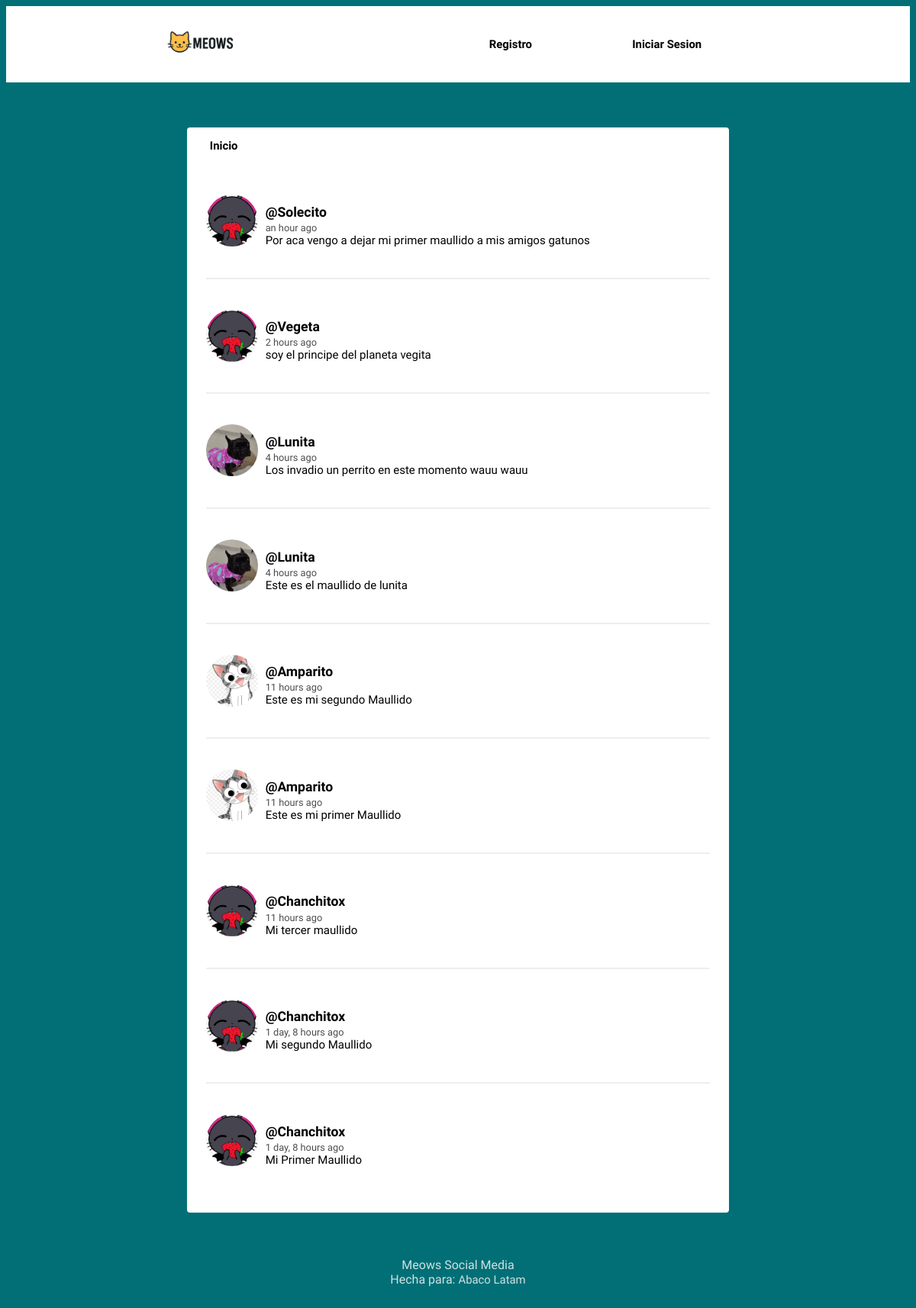
The page / on the database its author committed.
### meowApp/models.py (models this page shows, shortened)
class Post(models.Model):
    user = models.ForeignKey(User, on_delete=models.CASCADE, related_name='posts')
    timestamp = models.DateTimeField(default=timezone.now)
    content = models.CharField(max_length=140)
    class Meta:
        ordering = ['-timestamp']

class Profile(models.Model):
    user = models.OneToOneField(User, on_delete=models.CASCADE)
    image = models.ImageField(default='evilcat.png')

### meowApp/views.py (the view)
def feed(request):
    posts = Post.objects.all()
    context = { 'posts': posts }
    return render(request, 'social/feed.html', context)

### meowApp/templates/social/feed.html (shortened to what this page needs)
{% extends 'social/layout.html' %}
{% load humanize %}
{% block content %}
{% for post in posts %}
<article>
    <div class="container-article">
        <img src="{{ post.user.profile.image.url }}">
        <div>
            <h2 class="username"><a href="{% url 'profile' post.user.username %}">@{{ post.user.username }}</a></h2>
            <time data-time="#">{{ post.timestamp|naturaltime }}</time>
            <div class="post">{{ post.content }}</div>
        </div>
    </div>
</article>
{% endfor %}
{% endblock %}

### meowApp/templates/social/layout.html (shortened to what this page needs)
<!DOCTYPE html>
{% load static %}
<html>
<head>
		<link rel="stylesheet" type="text/css" href="{% static 'style.css' %}">
</head>
<body>
	<header class="main-head">
		<nav class="main">
			<a href="{% url 'feed' %}">
				<img style="width: 30%;" src="{% static 'meows.png' %}">
			</a></img>
			<ul>
				{% if request.user.is_authenticated %}
					<li>
						<form action="{% url 'logout' %}" method="post">
							{% csrf_token %}
							<button type="submit">Cerrar Sesión</button>
						</form>
					</li>
				{% else %}
					<li><a href="{% url 'register' %}"><b>Registro</b></a></li>
					<li><a href="{% url 'login' %}"><b>Iniciar Sesion</b></a></li>
				{% endif %}
			</ul>
		</nav>
	</header>
	<div class="main">
		<nav class="second-nav">
				<a class="feed" href="{% url 'feed' %}"><b>Inicio</b></a>
		</nav>
		{% block content %}
		{% endblock content %}
	</div>
	<footer>
		<div class="row">
			<p>Meows Social Media<br>Hecha para: <a href="https://abacolatam.com/#/">Abaco Latam</a></p>
		</div>
	</footer>
</body>
</html>

### meowApp/static/style.css (style rules this page uses)
body { background: #026f76; font-size: 62.5%; font-family: 'Varela Round', Helvetica, Arial, serif; }
p { font-size: 1rem; }
img { object-fit: cover; }
.main-head { background: white; color: black; }
nav.main { min-height: 7vh; display: flex; width: 65%; margin: auto; align-items: center; padding: 0rem; }
nav.main ul { display: flex; flex: 1 1 40rem; justify-content: space-around; align-items: center; list-style: none; }
a { font-size: .93rem; text-decoration: none; color: black; }
.main { background: white; width: 60%; margin: 5% auto; border-radius: 4px; padding-bottom: 20px; }
.second-nav { display: flex; padding: 15px 30px; }
.second-nav .feed { flex: 1 1 30px; }
article { width: 93%; margin: auto; padding: 40px 0; border-bottom: 2px solid #ECEEEF; }
.username { margin-bottom: .2rem; }
.username a { font-size: 1.1rem; }
.container-article { display: flex; }
.container-article img { height: 68px; width: 68px; margin-right: 10px; border-radius: 50%; }
article:last-child { border-bottom: 0; }
time { font-size: .8rem; opacity: .7; }
.post { font-size: .94rem; }
footer { color: white; text-align: center; font-size: .875em; margin: 40px 0; }
footer p { opacity: .8; }
footer p a { color: white; }

### rows shown on the page
Post: user.profile.image (picture), user.username "Solecito", timestamp "an hour ago", content "Por aca vengo a dejar mi primer maullido a mis amigos gatunos"
Post: user.profile.image (picture), user.username "Vegeta", timestamp "2 hours ago", content "soy el principe del planeta vegita"
Post: user.profile.image (picture), user.username "Lunita", timestamp "4 hours ago", content "Los invadio un perrito en este momento wauu wauu"
Post: user.profile.image (picture), user.username "Lunita", timestamp "4 hours ago", content "Este es el maullido de lunita"
Post: user.profile.image (picture), user.username "Amparito", timestamp "11 hours ago", content "Este es mi segundo Maullido"
Post: user.profile.image (picture), user.username "Amparito", timestamp "11 hours ago", content "Este es mi primer Maullido"
Post: user.profile.image (picture), user.username "Chanchitox", timestamp "11 hours ago", content "Mi tercer maullido"
Post: user.profile.image (picture), user.username "Chanchitox", timestamp "1 day, 8 hours ago", content "Mi segundo Maullido"
Post: user.profile.image (picture), user.username "Chanchitox", timestamp "1 day, 8 hours ago", content "Mi Primer Maullido"
